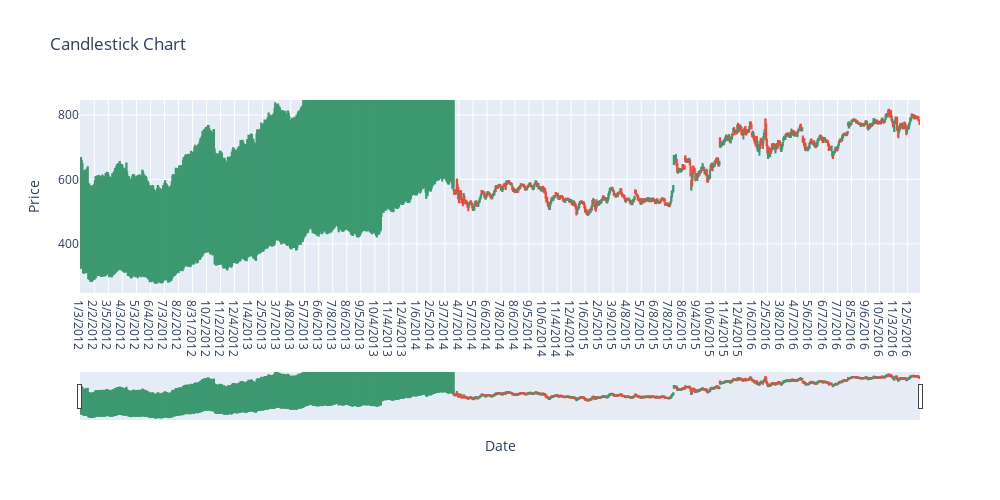

This figure's notebook cell:
### Code cell
import plotly.graph_objects as go

# Create the candlestick chart
fig = go.Figure(data=[go.Candlestick(x=df_train['Date'],
                                     open=df_train['Open'],
                                     high=df_train['High'],
                                     low=df_train['Low'],
                                     close=df_train['Close'])])

# Set the figure size using layout
fig.update_layout(
    width=1000,  # Width in pixels
    height=500, # Height in pixels
    title='Candlestick Chart',
    xaxis_title='Date',
    yaxis_title='Price'
)

# Show the figure
fig.show()

### Figure 1 — Plotly figure (JSON) as saved in the notebook; plotly's stock layout.template omitted (floating-point values rounded to 4 significant figures; data arrays with more than 128 entries replaced by an {"elided": "..."} marker saying what was removed)
{"data": [{"close": {"elided": "1258 float values"}, "high": {"elided": "1258 float values"}, "low": {"elided": "1258 float values"}, "open": {"elided": "1258 float values"}, "type": "candlestick", "x": {"elided": "1258 str values"}}], "layout": {"height": 500, "title": {"text": "Candlestick Chart"}, "width": 1000, "xaxis": {"title": {"text": "Date"}}, "yaxis": {"title": {"text": "Price"}}}}
